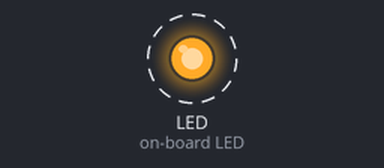
Simulated run of this program. Board: CircuitPython board. Parts: output pins drawn as LEDs (lit = HIGH). Dashed ring = blinking. What the program prints to the serial console is not drawn.

Above: at 0.2 s.
Timing chart, 0 to 3.0 s (numbered marks = the images above):
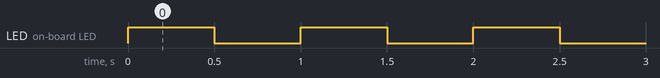

The program:

led-blinker.py
```python
#!/usr/bin/env circuit-run
import time
import board
import digitalio

# Pin Definitions
PIN_LED: board.Pin = board.LED

# Setup the onboard LED
led = digitalio.DigitalInOut(PIN_LED)
led.direction = digitalio.Direction.OUTPUT

while True:
    led.value = True
    time.sleep(0.5)
    led.value = False
    time.sleep(0.5)
    print("OK")
```

Measured:
- by itself, LED (on-board LED): alternates HIGH for 0.50 s and LOW for 0.50 s
